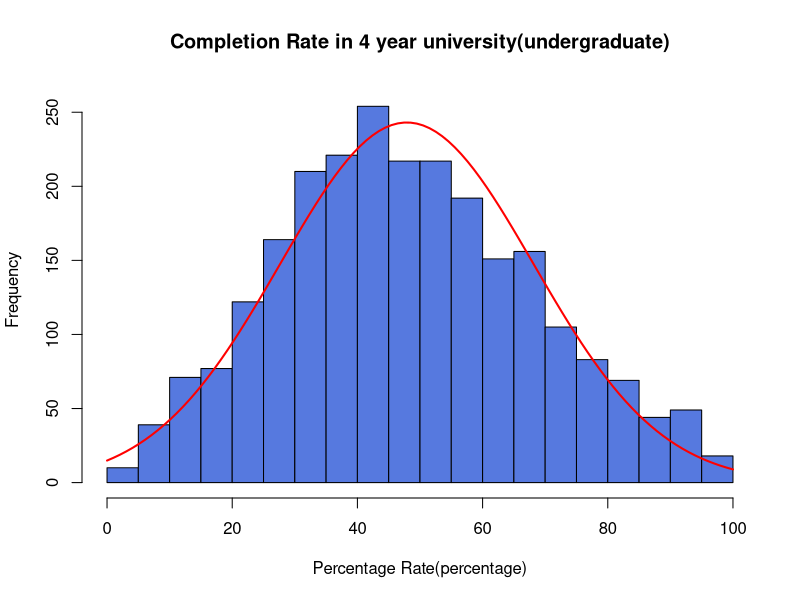
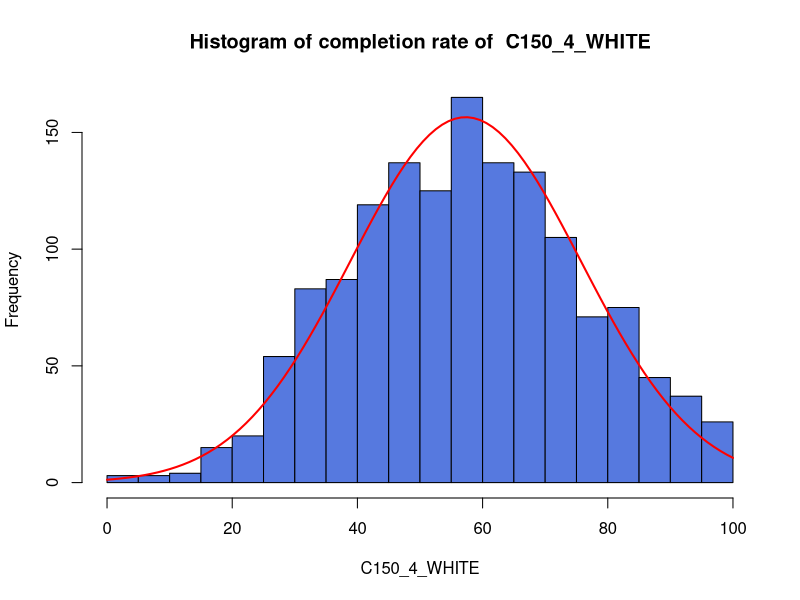
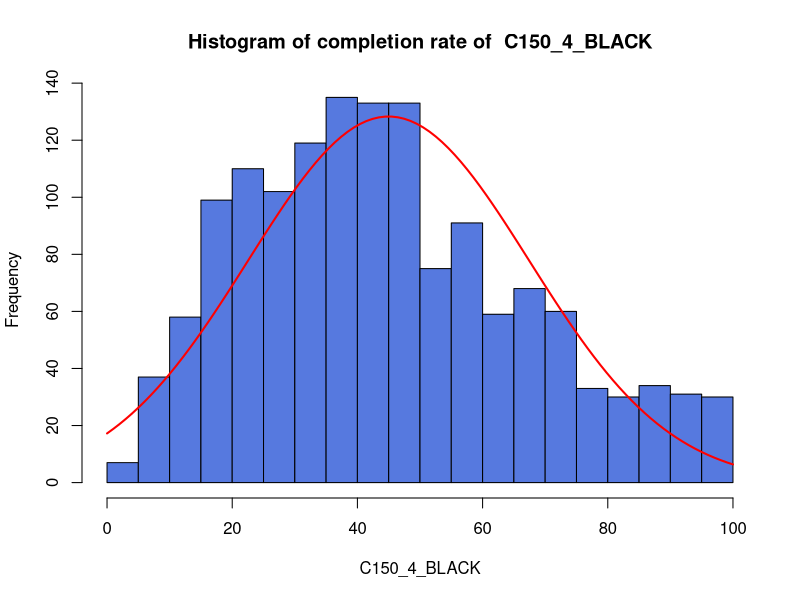
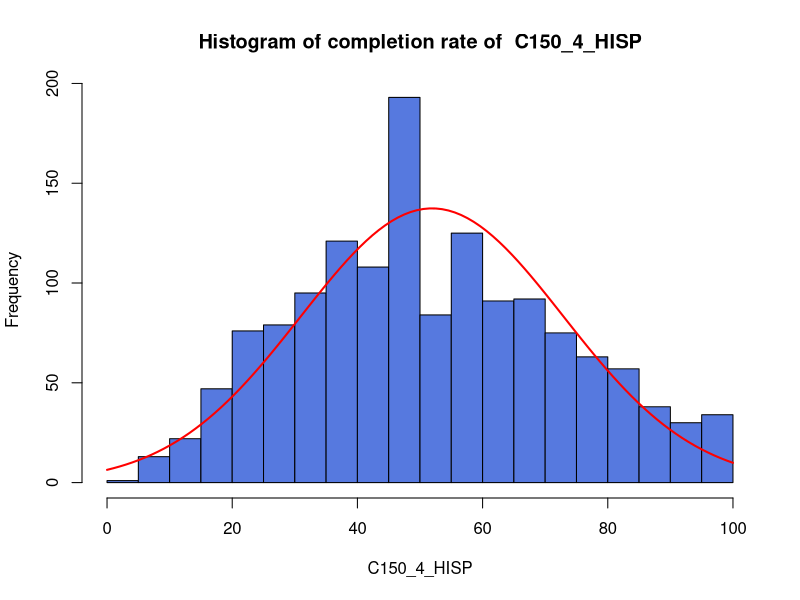
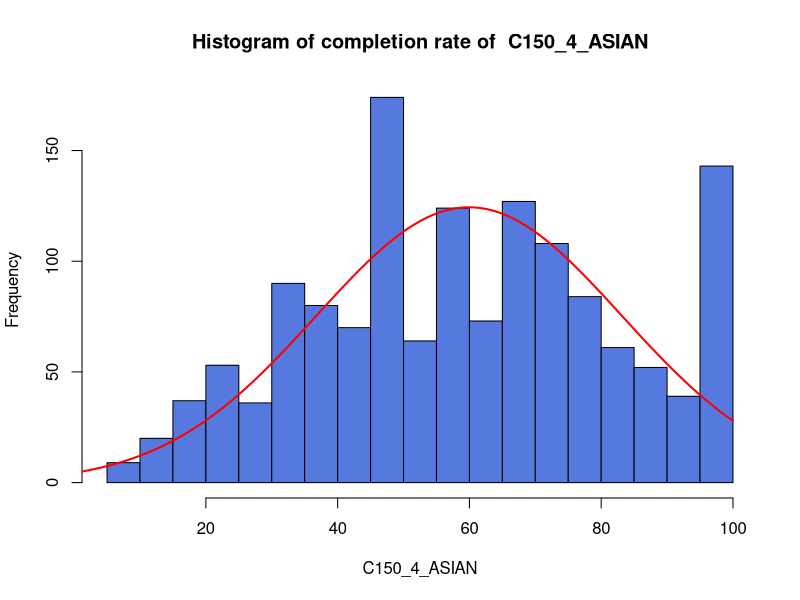
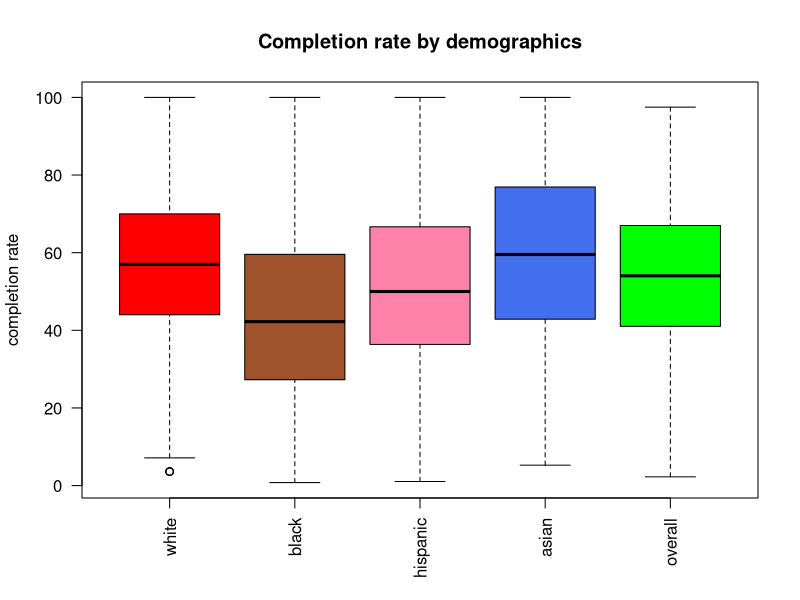
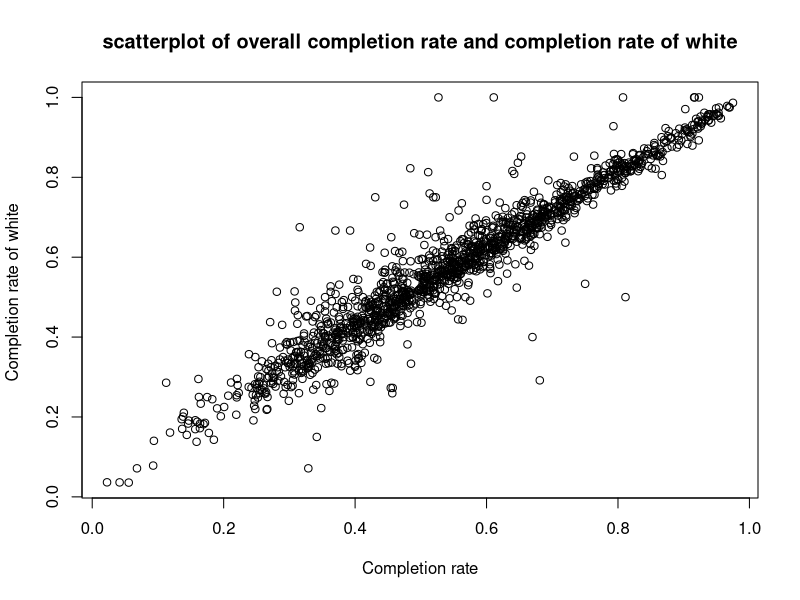
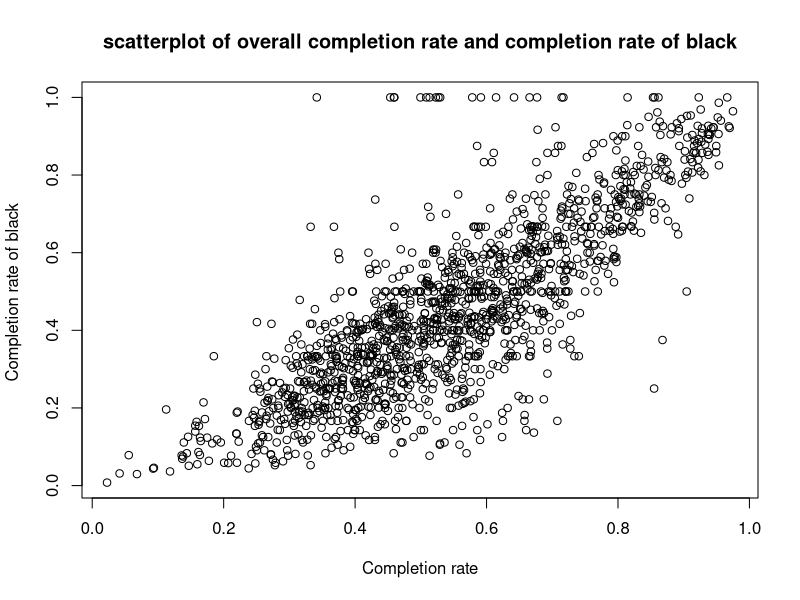

These charts were generated, in order, by the following R code: (Note: this script raises an error after producing the figures.)
library(plyr)
#setwd("C:/Users/vlfgn/Desktop/Clean/stat159_fall2016_project3/code/scripts")
#Loading the raw dataset
#Focus on the 4 year universities(high overall graduation rates)

dat = read.csv("../../data/subset-data.csv", stringsAsFactors = FALSE)

#Subsetting by 4-year school(Variable name: CCUGPROF > 4) stored in dat_4
dat_4=subset(dat, CCUGPROF>4)

#Using POOLED completion rate as our criteria. 
#If there are NA values in POOLED completion rate, not going to use those universities.
#is.na(dat1$C150_4_POOLED)==is.na(dat1$C150_4) used this to check
#list of universities does have C150_4_POOLED
dat_4$INSTNM[which(!is.na(dat_4$C150_4_POOLED))]
length(dat_4$INSTNM[which(!is.na(dat_4$C150_4_POOLED))])#2484
#list of universities where C150_4_POOLED ==0
dat_4$INSTNM[which(dat_4$C150_4_POOLED==0)]
length(dat_4$INSTNM[which(dat_4$C150_4_POOLED==0)])#15


#Data for our graduation rate in 4 year universities undergraduate.(excluding NAs and 0s)
completion_4 = dat_4[which(!is.na(dat_4$C150_4_POOLED)), ]
completion_4 = completion_4[which(completion_4$C150_4_POOLED!=0),]


#histogram for completion rate of 4 year universities.
x = completion_4$C150_4_POOLED * 100

png("../../images/histogram of completion rate.png", width=800, height=600)
h=hist(x, breaks = 20, col = '#5679DF'
       , xlab = "Percentage Rate(percentage)"
       , main = "Completion Rate in 4 year university(undergraduate)"
       , xlim = c(0,100), ylim = c(0,260))
xfit = seq(0,100,length=100) 
yfit1 = dnorm(xfit,mean=mean(x),sd=sd(x)) 
yfit1 = yfit1*diff(h$mids[1:2])*length(x) 
lines(xfit, yfit1, col="red", lwd=2)
dev.off()


###Remeber, we are using dat1 = dat_4#########################################
###Let dat1=dat_4 for frequent use
dat1=dat_4

###################################################################################
############################Complemtion Rate by Demographics#######################
#C150_4_WHITE
##Completion rate for first-time, full-time students at four-year institutions
##(150% of expected time to completion/6 years) for white students
#C150_4_BLACK
##Completion rate for first-time, full-time students at four-year institutions
##(150% of expected time to completion/6 years) for black students
#C150_4_HISP
##Completion rate for first-time, full-time students at four-year institutions
##(150% of expected time to completion/6 years) for Hispanic students
#C150_4_ASIAN
##Completion rate for first-time, full-time students at four-year institutions
##(150% of expected time to completion/6 years) for Asian students

#The number of NAs in each demographic completions rate AMONG 2740 observations.
sum(as.numeric(is.na(dat1$C150_4_WHITE))) #388
sum(as.numeric(is.na(dat1$C150_4_BLACK))) #551
sum(as.numeric(is.na(dat1$C150_4_HISP))) #535
sum(as.numeric(is.na(dat1$C150_4_ASIAN))) #879


#Eexclude NA's and 0's in demographic completions(WHITE,BLACK,HISPANIC,ASIAN)
names_demo = c("C150_4_WHITE","C150_4_BLACK","C150_4_HISP","C150_4_ASIAN")
com_demo = subset(dat1, (!is.na(dat1$C150_4_WHITE)) & (!is.na(dat1$C150_4_BLACK)) &
                    (!is.na(dat1$C150_4_HISP)) & (!is.na(dat1$C150_4_ASIAN)) & (!is.na(dat1$C150_4_POOLED)))
com_demo = com_demo[which(com_demo$C150_4_WHITE!=0),]
com_demo = com_demo[which(com_demo$C150_4_BLACK!=0),]
com_demo = com_demo[which(com_demo$C150_4_HISP!=0),]
com_demo = com_demo[which(com_demo$C150_4_ASIAN!=0),]
com_demo = com_demo[which(com_demo$C150_4_POOLED!=0),]


#Summary Statistics of completion rate by Demographics(WHITE, BLACK, HISP, ASIAN)
sink(file = "../../data/eda-output.txt")
cat("1. Explanatory Analysis of Quantative Varibles\n\n")
cat("A. Summary Statistics Of Completion Rate by demographics\n\n")
for(i in 1:length(names_demo))
{
  cat("summary statistics of", names_demo[i], "\n\n")
  cat(summary(com_demo[,names_demo[i]]), "\n")
  cat("Stadard Deviation. : ", sd(com_demo[,names_demo[i]]),"\n")
  cat("Range. : ", max(com_demo[,names_demo[i]])-min(com_demo[,names_demo[i]])," \n")
  cat("IQR. : ", IQR(com_demo[,names_demo[i]]),"\n")
  cat("\n")
}
cat("\n\n")
sink()

##Histogram of completions rate by Demographics(WHITE, BLACK, HISP, ASIAN)
for(i in 1:length(names_demo))
{
  path1 = paste("../../images/histogram-completion-rate",names_demo[i],".png")
  png(filename = path1, width=800, height=600)
  k1 = com_demo[,names_demo[i]]*100
  k2 = hist(k1,breaks= 20, main = paste("Histogram of completion rate of "
                                        ,names_demo[i]), col = "#5679DF", xlab = names_demo[i])
  xfit = seq(from = 0, to = 100,length=100) 
  yfit = dnorm(xfit,mean=mean(k1),sd=sd(k1)) 
  yfit  =  yfit*diff(k2$mids[1:2])*length(k1) 
  lines(xfit, yfit, col="red", lwd=2)
  dev.off()
}

png(filename = "../../images/boxplot of completion rate by demographic.png", width=800, height=600)
boxplot(com_demo$C150_4_WHITE*100, com_demo$C150_4_BLACK*100
        , com_demo$C150_4_HISP*100, com_demo$C150_4_ASIAN*100, com_demo$C150_4_POOLED*100
        , main = "Completion rate by demographics", ylab = "completion rate"
        , las=2, col = c("red","sienna","palevioletred1","royalblue2", "green")
        , names = c("white", "black", "hispanic", "asian", "overall"))
dev.off()


png(filename = "../../images/scatterplot of overall completion rate and completion rate of white.png", width=800, height=600)
plot(com_demo$C150_4_POOLED,com_demo$C150_4_WHITE
     , main = "scatterplot of overall completion rate and completion rate of white"
     , xlab = "Completion rate", ylab = "Completion rate of white ")
dev.off()

png(filename = "../../images/scatterplot of overall completion rate and completion rate of black.png", width=800, height=600)
plot(com_demo$C150_4_POOLED,com_demo$C150_4_BLACK
     , main = "scatterplot of overall completion rate and completion rate of black"
     , xlab = "Completion rate", ylab = "Completion rate of black ")
dev.off()

png(filename = "../../images/scatterplot of overall completion rate and completion rate of hispanic.png", width=800, height=600)
plot(com_demo$C150_4_POOLED,com_demo$C150_4_HISP
     , main = "scatterplot of overall completion rate and completion rate of hispanic"
     , xlab = "Completion rate", ylab = "Completion rate of hispanic ")
dev.off()

png(filename = "../../images/scatterplot of overall completion rate and completion rate of asian.png", width=800, height=600)
plot(com_demo$C150_4_POOLED,com_demo$C150_4_ASIAN
     , main = "scatterplot of overall completion rate and completion rate of asian"
     , xlab = "Completion rate", ylab = "Completion rate of asian")
dev.off()


#####################################################################################
###################################Demographic Percentage############################
#The number of NAs in each demographic PERCENTAGE AMONG 2740 observations.
#Since no data is missing, just going to use dat1.
sum(as.numeric(is.na(dat1$UGDS_WHITE))) #0
sum(as.numeric(is.na(dat1$UGDS_BLACK))) #0
sum(as.numeric(is.na(dat1$UGDS_HISP))) #0
sum(as.numeric(is.na(dat1$UGDS_ASIAN))) #0

#Eexclude 0's in demographic percentage(WHITE,BLACK,HISPANIC,ASIAN)
names_demo2 = c("UGDS_WHITE", "UGDS_BLACK", "UGDS_HISP", "UGDS_ASIAN")
com_demo2 = dat1[which(dat1$UGDS_WHITE!=0),]
com_demo2 = com_demo2[which(com_demo2$UGDS_BLACK!=0),]
com_demo2 = com_demo2[which(com_demo2$UGDS_HISP!=0),]
com_demo2 = com_demo2[which(com_demo2$UGDS_ASIAN!=0),]


#Summary Statistics of Each Demographics(WHITE, BLACK, HISP, ASIAN)
sink(file = "../../data/eda-output.txt", append=TRUE)
cat("B. Summary Statistics Of demographic percentage\n\n")
for(i in 1:length(names_demo2))
{
  cat("summary statistics of", names_demo2[i], "\n\n")
  cat(summary(com_demo2[,names_demo2[i]]), "\n")
  cat("Stadard Deviation. : ", sd(com_demo2[,names_demo2[i]]),"\n")
  cat("Range. : ", max(com_demo2[,names_demo2[i]])-min(com_demo2[,names_demo2[i]])," \n")
  cat("IQR. : ", IQR(com_demo2[,names_demo2[i]]),"\n")
  cat("\n")
}
cat("\n\n")
sink()

##Histogram of demographic percentage
for(i in 1:length(names_demo2))
{
  path1 = paste("../../images/histogram-deomgraphic-percentage",names_demo2[i],".png")
  png(filename = path1, width=800, height=600)
  k1 = com_demo2[,names_demo2[i]]*100
  k2 = hist(k1,breaks= 20, main = paste("Histogram of demograhic percentage of "
                                        ,names_demo2[i]), col = "#5679DF", xlab = names_demo2[i])
  xfit = seq(from = 0, to = 100,length=100) 
  yfit = dnorm(xfit,mean=mean(k1),sd=sd(k1)) 
  yfit  =  yfit*diff(k2$mids[1:2])*length(k1) 
  lines(xfit, yfit, col="red", lwd=2)
  dev.off()
}


png(filename = "../../images/boxplot of demographic percentage.png", width=800, height=600)
boxplot(com_demo2$UGDS_WHITE*100, com_demo2$UGDS_BLACK*100
        , com_demo2$UGDS_HISP*100, com_demo2$UGDS_ASIAN*100
        , main = "Demographic percentages", ylab = "demograhic percentage"
        , las=2, col = c("red","sienna","palevioletred1","royalblue2")
        , names = c("white", "black", "hispanic", "asian"))
dev.off()

####################ANOVA analysis of demographic completion rate by demograhic percentage###
#white1 = aov(com_demo2$C150_4_WHITE~com_demo2$UGDS_WHITE)
#black1 = aov(com_demo2$C150_4_BLACK~com_demo2$UGDS_BLACK)
#hisp1 = aov(com_demo2$C150_4_HISP~com_demo2$UGDS_HISP)
#asian1 = aov(com_demo2$C150_4_ASIAN~com_demo2$UGDS_ASIAN)

#summary(white1)
#summary(black1)
#summary(hisp1)
#summary(asian1)
################################################################################################

######################################################################################
###############################Repayment rate on FAFSA################################
#COMPL_RPY_3YR_RT
##3_yr_repayment.completers
#COMPL_RPY_5YR_RT
##5_yr_repayment.completers
#COMPL_RPY_7YR_RT
##7_yr_repayment.completers

#The number of NAs in Repayment rate on year 3,5,7
sum(as.numeric(is.na(dat1$COMPL_RPY_3YR_RT))) #108
sum(as.numeric(is.na(dat1$COMPL_RPY_5YR_RT))) #140
sum(as.numeric(is.na(dat1$COMPL_RPY_7YR_RT))) #164

#Since the column class is character becuase "PrivacySuppressed" in the variables
#Need to convert colums into numeric data.
yr3 = na.omit(as.numeric(dat1$COMPL_RPY_3YR_RT))
yr5 = na.omit(as.numeric(dat1$COMPL_RPY_5YR_RT))
yr7 = na.omit(as.numeric(dat1$COMPL_RPY_7YR_RT))


#Summary Statistics of repayment rate#
sink(file = "../../data/eda-output.txt", append=TRUE)
cat("C. Summary Statistics Of Repayment rate on FAFSA depending in 3,5,7 year\n\n")

cat("summary statistics of Three year repayment rate for completers\n\n")
cat(summary(yr3), "\n")
cat("Stadard Deviation. : ", sd(yr3),"\n")
cat("Range. : ", max(yr3)-min(yr3)," \n")
cat("IQR. : ", IQR(yr3),"\n")
cat("\n")

cat("summary statistics of Five year repayment rate for completers\n\n")
cat(summary(yr5), "\n")
cat("Stadard Deviation. : ", sd(yr5),"\n")
cat("Range. : ", max(yr5)-min(yr5)," \n")
cat("IQR. : ", IQR(yr5),"\n")
cat("\n")

cat("summary statistics of Seven year repayment rate for completers\n\n")
cat(summary(yr7), "\n")
cat("Stadard Deviation. : ", sd(yr7),"\n")
cat("Range. : ", max(yr3)-min(yr7)," \n")
cat("IQR. : ", IQR(yr7),"\n")
cat("\n")

cat("\n\n")
sink()


png(filename = "../../images/histogram of Three year repayment rate for completers.png", width=800, height=600)
hist(yr3*100, col = "#5679DF", breaks = 20, xlab = "repayment percentage",
     main = "Histogram of Three year repayment rate for completers")
dev.off()
png(filename = "../../images/histogram of Five year repayment rate for completers.png", width=800, height=600)
hist(yr5*100, col = "#5679DF", breaks = 20, xlab = "repayment percentage",
     main = "Histogram of Five year repayment rate for completers")
dev.off()
png(filename = "../../images/histogram of Seven year repayment rate for completers.png", width=800, height=600)
hist(yr7*100, col = "#5679DF", breaks = 20, xlab = "repayment percentage",
     main = "Histogram of Seven year repayment rate for completers")
dev.off()



###############################Median earning###################################
##Data exists prior to 2014_2013. Therefore using MERGED2012_13_PP.csv###

#MD_EARN_WNE_P10
##Median earnings of students working and not enrolled 10 years after entry
#MD_EARN_WNE_P6
##Median earnings of students working and not enrolled 6 years after entry
#MD_EARN_WNE_P8
##Median earnings of students working and not enrolled 8 years after entry


#The number of NAs in Median Earning on year after 6,8,10 years
sum(as.numeric(is.na(dat1$MD_EARN_WNE_P6))) #154
sum(as.numeric(is.na(dat1$MD_EARN_WNE_P8))) #154
sum(as.numeric(is.na(dat1$MD_EARN_WNE_P10))) #154

#Since the column class is character becuase "PrivacySuppressed" in the variables
#Need to convert colums into numeric data.
m6 = na.omit(as.numeric(dat1$MD_EARN_WNE_P6))
m8 = na.omit(as.numeric(dat1$MD_EARN_WNE_P8))
m10 = na.omit(as.numeric(dat1$MD_EARN_WNE_P10))

#Summary Statistics of Median Earning after 6,8,10 year#
sink(file = "../../data/eda-output.txt", append=TRUE)
cat("D. Summary Statistics Of Median Earning after 6,8,10 year\n\n")

cat("summary statistics of Median Earning after 6 year\n\n")
cat(summary(m6), "\n")
cat("Stadard Deviation. : ", sd(m6),"\n")
cat("Range. : ", max(m6)-min(m6)," \n")
cat("IQR. : ", IQR(m6),"\n")
cat("\n")

cat("summary statistics of Median Earning after 8 year\n\n")
cat(summary(m8), "\n")
cat("Stadard Deviation. : ", sd(m8),"\n")
cat("Range. : ", max(m8)-min(m8)," \n")
cat("IQR. : ", IQR(m8),"\n")
cat("\n")

cat("summary statistics of Median Earning after 10 year\n\n")
cat(summary(m10), "\n")
cat("Stadard Deviation. : ", sd(m10),"\n")
cat("Range. : ", max(m10)-min(m10)," \n")
cat("IQR. : ", IQR(m10),"\n")
cat("\n")

cat("\n\n")
sink()

png(filename = "../../images/histogram of Median Earning after 6 year(log transfromed).png", width=800, height=600)
md1_log = log(m6)
md1 = hist(md1_log, col = "#5679DF", breaks = 10, main = "Histogram of Median Earning after 6 year"
           , xlab = "Earning(log transformed)", xlim = c(9,12))
md1_xfit = seq(from = 9, to = 12,length=100) 
md1_yfit = dnorm(md1_xfit,mean=mean(md1_log),sd=sd(md1_log)) 
md1_yfit  =  md1_yfit*diff(md1$mids[1:2])*length(md1_log) 
lines(md1_xfit, md1_yfit, col="red", lwd=2)
dev.off()

png(filename = "../../images/histogram of Median Earning after 8 year(log transfromed).png", width=800, height=600)
md2_log = log(m8)
md2 = hist(md2_log, col = "#5679DF", breaks = 10, main = "Histogram of Median Earning after 8 year"
           , xlab = "Earning(log transformed)", xlim = c(9,12))
md2_xfit = seq(from = 9, to = 12,length=100) 
md2_yfit = dnorm(md2_xfit,mean=mean(md2_log),sd=sd(md2_log)) 
md2_yfit  =  md2_yfit*diff(md2$mids[1:2])*length(md2_log) 
lines(md2_xfit, md2_yfit, col="red", lwd=2)
dev.off()

png(filename = "../../images/histogram of Median Earning after 10 year(log transfromed).png", width=800, height=600)
md3_log = log(m10)
md3 = hist(md3_log, col = "#5679DF", breaks = 10, main = "Histogram of Median Earning after 10 year"
           , xlab = "Earning(log transformed)", xlim = c(9,12))
md3_xfit = seq(from = 9, to = 12,length=100) 
md3_yfit = dnorm(md3_xfit,mean=mean(md3_log),sd=sd(md3_log)) 
md3_yfit  =  md3_yfit*diff(md3$mids[1:2])*length(md3_log) 
lines(md3_xfit, md3_yfit, col="red", lwd=2)
dev.off()


#####################Admission rate####################################
#ADM_RATE
##Admission rate

#The number of NAs in Median earning in 6,8,10 years after entry using com_demo to compare the values  
#in terms of completion rate
sum(as.numeric(is.na(com_demo$ADM_RATE))) #233
ad = com_demo[com_demo$ADM_RATE!=0,]
ad = ad[!is.na(re$ADM_RATE), ]

#Summary Statistics of Admission rate#
sink(file = "../../data/eda-output.txt", append=TRUE)
cat("E. Summary Statistics Of Admission rate\n\n")
cat(summary(ad), "\n")
cat("Stadard Deviation. : ", sd(ad),"\n")
cat("Range. : ", max(ad)-min(ad)," \n")
cat("IQR. : ", IQR(ad),"\n")
cat("\n")
cat("\n\n")
sink()

png(filename = "../../images/histogram of admission rate.png", width=800, height=600)
hist(ad$ADM_RATE, col = "#5679DF", breaks = 10, main = "Histogram of Admission rate")
dev.off()

png(filename = "../../images/scatterplot admission rate and completion rate.png", width=800, height=600)
plot((ad$ADM_RATE), (ad$C150_4_POOLED), main = "scatterplot of Admission rate and Completion rate"
     , xlab = "admission rate", ylab="completion rate")
dev.off()


#####################Retention Rate####################################
#RET_FT4
##First-time, full-time student retention rate at four-year institutions
sum(as.numeric(is.na(com_demo$RET_FT4))) #122
re = com_demo[com_demo$RET_FT4!=0,]
re = re[!is.na(re$RET_FT4), ]

#Summary Statistics of Retention Rate#
sink(file = "../../data/eda-output.txt", append=TRUE)
cat("F. Summary Statistics Of Retention rate\n\n")
cat(summary(re$RET_FT4), "\n")
cat("Stadard Deviation. : ", sd(re$RET_FT4),"\n")
cat("Range. : ", max(re$RET_FT4)-min(re$RET_FT4)," \n")
cat("IQR. : ", IQR(re$RET_FT4),"\n")
cat("\n")
cat("\n\n")
sink()

png(filename = "../../images/histogram of retention rate.png", width=800, height=600)
hist(re$RET_FT4, col = "#5679DF", breaks = 10, main = "Histogram of retention rate")
dev.off()

png(filename = "../../images/scatterplot retention rate and completion rate.png", width=800, height=600)
plot((re$RET_FT4), (re$C150_4_POOLED), main = "scatterplot of retention rate and Completion rate"
     , xlab = "retention rate", ylab="completion rate")
dev.off()



#####################total cost of attendance####################################
#NPT4_PRIV
##Average net price for Title IV institutions (private for-profit and nonprofit institutions)
#NPT4_PUB
##Average net price for Title IV institutions (public institutions)
sum(as.numeric(is.na(com_demo$NPT4_PRIV))) #526
sum(as.numeric(is.na(com_demo$NPT4_PUB))) #923

#MERGING TWO data frames and removing NA values and 0's.
cost = com_demo
cost$NPT4_PRIV[is.na(cost$NPT4_PRIV)] =0
cost$NPT4_PUB[is.na(cost$NPT4_PUB)] = 0
cost = cbind(cost,cost = cost$NPT4_PRIV + cost$NPT4_PUB)
cost = cost[cost$cost!=0,]

#Summary Statistics of cost of attendance#
sink(file = "../../data/eda-output.txt", append=TRUE)
cat("G. Summary Statistics Of Cost of attendance rate\n\n")
cat(summary(cost$cost), "\n")
cat("Stadard Deviation. : ", sd(cost$cost),"\n")
cat("Range. : ", max(cost$cost)-min(cost$cost)," \n")
cat("IQR. : ", IQR(cost$cost),"\n")
cat("\n")
cat("\n\n")
sink()

png(filename = "../../images/histogram of cost of attendance.png", width=800, height=600)
hist(cost$cost, col = "#5679DF", breaks = 10
     , main = "Histogram of cost of attendance", xlab = "cost of attendance")
dev.off()

png(filename = "../../images/scatterplot of cost of attendace and completion rate.png", width=800, height=600)
plot((cost$cost), (cost$C150_4_POOLED), main = "scatterplot of cost of attendace rate and Completion rate"
     , xlab = "cost of attendacne", ylab="completion rate")
dev.off()


#####################Median Debt####################################
#DEBT_MDN
##The median original amount of the loan principal upon entering repayment
debt = com_demo
debt$DEBT_MDN = as.numeric(debt$DEBT_MDN)
debt$DEBT_MDN[is.na(debt$DEBT_MDN)] = 0
debt = debt[debt$DEBT_MDN!=0,]

#Summary Statistics of Median Debt#
sink(file = "../../data/eda-output.txt", append=TRUE)
cat("H. Summary Statistics Of Median Debt\n\n")
cat(summary(debt$DEBT_MDN), "\n")
cat("Stadard Deviation. : ", sd(debt$DEBT_MDN),"\n")
cat("Range. : ", max(debt$DEBT_MDN)-min(debt$DEBT_MDN)," \n")
cat("IQR. : ", IQR(debt$DEBT_MDN),"\n")
cat("\n")
cat("\n\n")
sink()

png(filename = "../../images/histogram of Median Debt.png", width=800, height=600)
hist(debt$DEBT_MDN, col = "#5679DF", breaks = 20
     , main = "Histogram of Median Debt", xlab = "Median Debt")
dev.off()

png(filename = "../../images/scatterplot of median debt and completion rate.png", width=800, height=600)
plot((debt$DEBT_MDN), (debt$C150_4_POOLED), main = "scatterplot of median debt and completion rate"
     , xlab = "Median Debt", ylab="completion rate")
dev.off()


#####################Median Debt####################################


##############################################################################################
#######################Correlation for completion to other indicators#########################





#overall Completion rate: C150_4
#Cost of attendance: NPT4_PUB/NPT4_PRIV
#Size of school: CCSIZSET
#public/ private(non-profit)/ private(profit) : CONTROL
#Sat scores : SAT_AVG

#The number of NAs in in each indicators mentioned above.
sum(as.numeric(is.na(dat1$C150_4))) #36
sum(as.numeric(is.na(dat1$NPT4_PUB))) #174
sum(as.numeric(is.na(dat1$NPT4_PRIV))) #51
sum(as.numeric(is.na(dat1$CCSIZSET))) #0
sum(as.numeric(is.na(dat1$SAT_AVG))) #134
#Subsetting by SAT_AVG

cor = subset(dat1,(!is.na(dat1$SAT_AVG)))
length(cor$C150_4)
length(cor$NPT4_PUB)
length(cor$NPT4_PRIV)
length(cor$CCSIZSET)
length(cor$SAT_AVG)
length(na.omit(cor$NPT4_PUB))

na.omit(as.numeric(cor$NPT4_PUB)) + na.omit(as.numeric(cor$NPT4_PRIV))


cor$NPT4_PUB
cor$NPT4_PRIV
